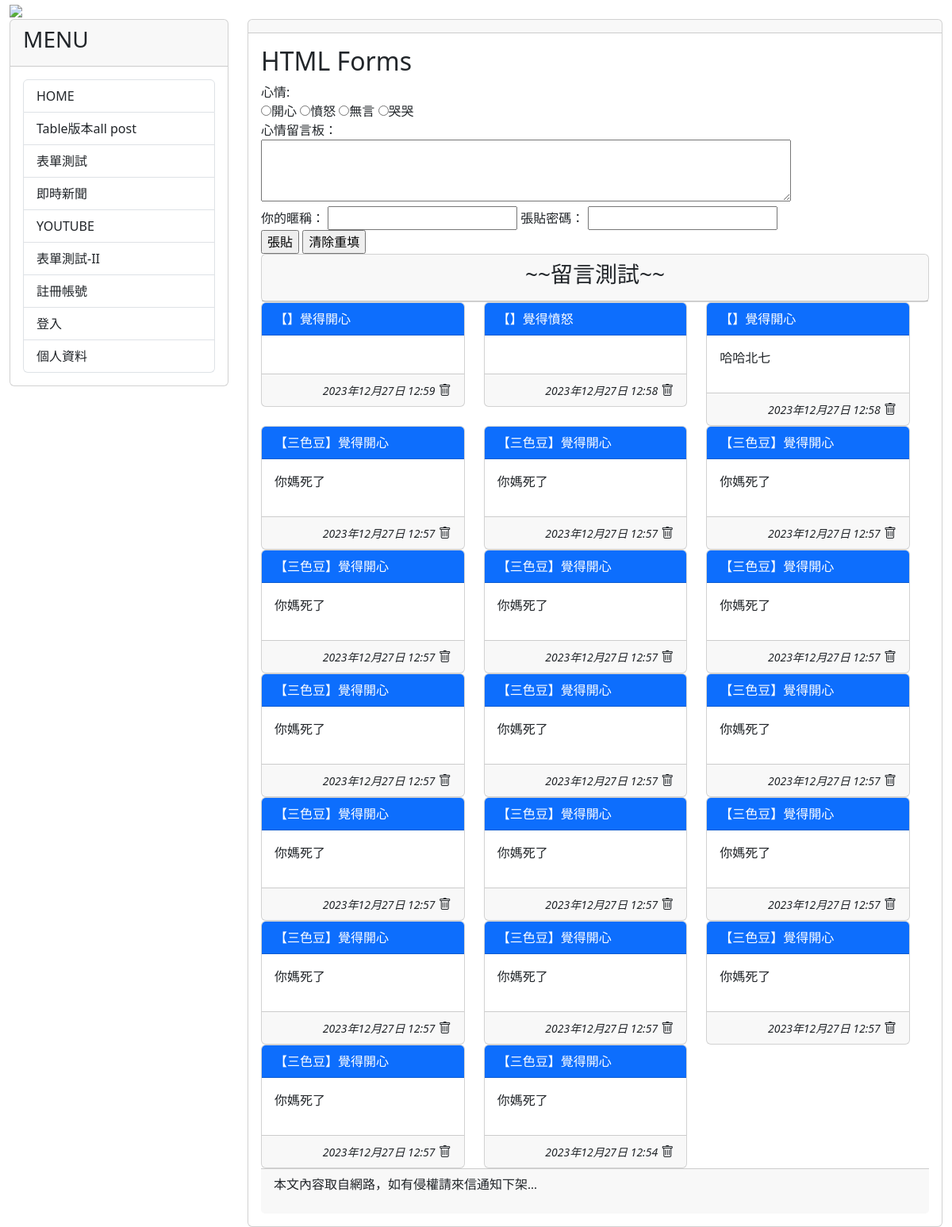
Page /test/ on the committed database.
### mytest/models.py (models this page shows, shortened)
class Mood(models.Model):
    status = models.CharField(max_length=10, null=False)
    def __str__(self):
        return self.status

class Post(models.Model):
    mood = models.ForeignKey('Mood', on_delete=models.CASCADE)
    nickname = models.CharField(max_length=10, default='不願意透漏身份的人')
    message = models.TextField(null=False)
    del_pass = models.CharField(max_length=10)
    pub_time = models.DateTimeField(auto_now=True)
    enabled = models.BooleanField(default=True)

### mytest/views.py (the view, shortened to what this page needs)
# urls.py: path('test/', testv.index, name="test-new"),
def index(request):
    posts = Post.objects.filter(enabled=True).order_by('-pub_time')[:30]
    moods = Mood.objects.all()
    if request.method == 'GET':
        return render(request, 'myform.html', locals())
    else:
        message = 'post/get 出現錯誤'
        return render(request, 'myform.html', locals())

### mytest/templates/myform.html (shortened to what this page needs)
{% extends "base2.html" %}
{% block content %}
<h2>HTML Forms</h2>
<form action="" method="post">
  <label for="title">心情:</label><br>
  {% for m in moods %}
  <input type='radio' name='mood' value='{{ m.status }}'>{{ m.status }}</input>
  {% endfor %}
  <br>
  心情留言板：<br/>
  <textarea name='user_post' rows=3 cols=70></textarea>
  <br/>
  <label for='user_id'>你的暱稱：</label>
  <input id='user_id' type='text' name='user_id'>
  <label for='user_pass'>張貼密碼：</label>
  <input id='user_pass' type='password' name='user_pass'><br/>
  <input type='submit' value='張貼'>
  <input type='reset' value='清除重填'>
</form>
<div class='row'>
  <div class='col-md-12'>
      <div class='card'>
          <div class='card-header' align=center>
          <h3>~~留言測試~~</h3>
      </div>
  </div>
</div>
<div class="row">
  {% for p in posts %}
   <div class="col-sm-12 col-md-4">
      <div class='card'>
          <div class='card-header text-white bg-primary'>【{{ p.nickname }}】覺得{{ p.mood }}</div>
          <div class='card-body'>{{ p.message | linebreaks }}</div>
          <div class='card-footer' align='right'>
              <i><small>{{ p.pub_time }}</small></i>
              <i class="bi bi-trash"  onclick='go_delete({{p.id}})'></i>
          </div>
      </div>
  </div>
  {% empty %}
      目前沒有任何心情留言
  {% endfor %}
</div>
{% endblock content %}

### rows in the picture
Mood: status "開心"
Mood: status "憤怒"
Mood: status "無言"
Mood: status "哭哭"
Post: mood "開心", pub_time "2023年12月27日 12:59"
Post: mood "憤怒", pub_time "2023年12月27日 12:58"
Post: mood "開心", message "哈哈北七", pub_time "2023年12月27日 12:58"
Post: nickname "三色豆", mood "開心", message "你媽死了", pub_time "2023年12月27日 12:57"
Post: nickname "三色豆", mood "開心", message "你媽死了", pub_time "2023年12月27日 12:57"
Post: nickname "三色豆", mood "開心", message "你媽死了", pub_time "2023年12月27日 12:57"
Post: nickname "三色豆", mood "開心", message "你媽死了", pub_time "2023年12月27日 12:57"
Post: nickname "三色豆", mood "開心", message "你媽死了", pub_time "2023年12月27日 12:57"
Post: nickname "三色豆", mood "開心", message "你媽死了", pub_time "2023年12月27日 12:57"
Post: nickname "三色豆", mood "開心", message "你媽死了", pub_time "2023年12月27日 12:57"
Post: nickname "三色豆", mood "開心", message "你媽死了", pub_time "2023年12月27日 12:57"
Post: nickname "三色豆", mood "開心", message "你媽死了", pub_time "2023年12月27日 12:57"
Post: nickname "三色豆", mood "開心", message "你媽死了", pub_time "2023年12月27日 12:57"
Post: nickname "三色豆", mood "開心", message "你媽死了", pub_time "2023年12月27日 12:57"
Post: nickname "三色豆", mood "開心", message "你媽死了", pub_time "2023年12月27日 12:57"
Post: nickname "三色豆", mood "開心", message "你媽死了", pub_time "2023年12月27日 12:57"
Post: nickname "三色豆", mood "開心", message "你媽死了", pub_time "2023年12月27日 12:57"
Post: nickname "三色豆", mood "開心", message "你媽死了", pub_time "2023年12月27日 12:57"
Post: nickname "三色豆", mood "開心", message "你媽死了", pub_time "2023年12月27日 12:57"
Post: nickname "三色豆", mood "開心", message "你媽死了", pub_time "2023年12月27日 12:54"
